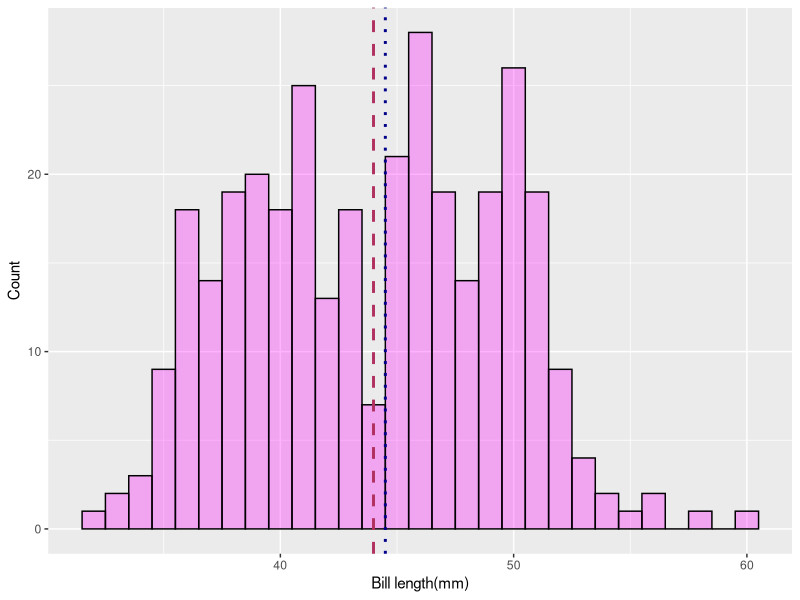

This figure's R source:
library(tidyverse)
library(palmerpenguins)
View(penguins)

new_penguins<- penguins%>% 
  drop_na()

new_penguins %>% 
  summarise(mean = mean(bill_length_mm), 
            medial= median(bill_length_mm),
            range= range(bill_length_mm),
            variance=var(bill_length_mm))

new_penguins %>% 
  summarise(sd(bill_length_mm))

bill_length_mean <- new_penguins %>% 
  summarise(mean = mean(bill_length_mm))

bill_length_median <- new_penguins %>% 
  summarise(median = median(bill_length_mm))

new_penguins %>% 
  ggplot(aes(x=bill_length_mm))+
  geom_histogram(binwidth=1, color = "black", fill = "magenta", alpha=0.3) +
  labs(x="Bill length(mm)",y = "Count") +
  geom_vline(xintercept = bill_length_mean$mean, linetype = 2,colour = "maroon", size= 1) +
  geom_vline(xintercept = bill_length_median$median, linetype = 3,colour = "dark blue", size = 1)